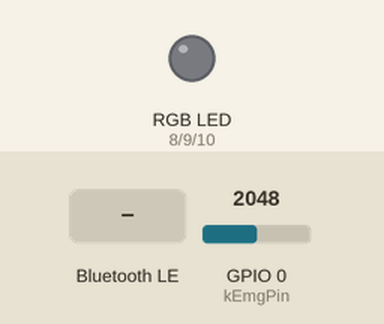
Simulated run of this sketch. Board: ESP32-C3. Shown: an RGB LED mixed from three pins (HIGH = lit). The test bench sets the inputs (shaded band); at power-on: GPIO 0 (kEmgPin) = 2048 (analog values on the 0–4095 scale). Nothing arrives over Bluetooth unless stated; a phone connects over Bluetooth LE 3 s after start.

Above: at 1.2 s.
1.3 s: Bluetooth LE write "LED_RED_ON" received
At 2.5 s:
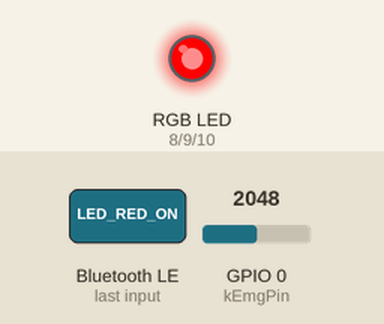
2.8 s: Bluetooth LE write "LED_GREEN_ON" received
At 3.8 s:
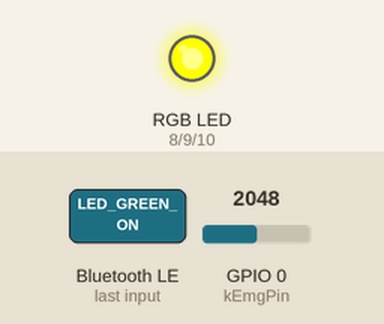
4.3 s: Bluetooth LE write "LED_RED_OFF" received
At 4.9 s:
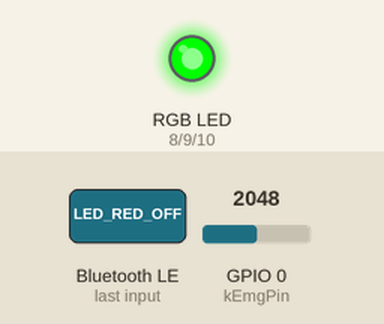
5.8 s: Bluetooth LE write "LED_BLUE_ON" received
At 6.1 s:
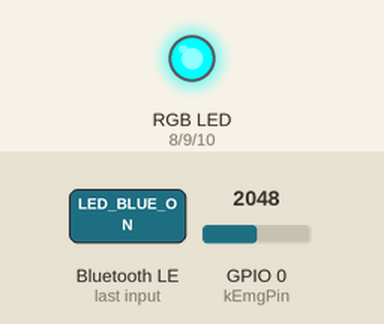
7.3 s: Bluetooth LE write "LED_GREEN_OFF" received
At 8.4 s:
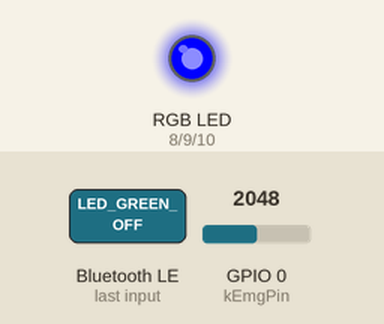
8.8 s: Bluetooth LE write "ALL_ON" received
At 9.6 s:
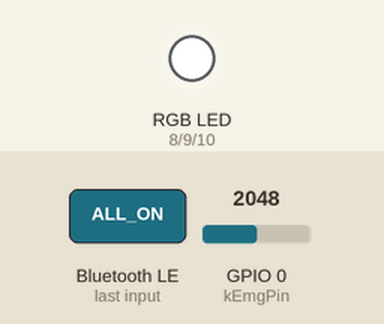
Timing chart, 0 to 11.3 s (numbered marks = the images above; inputs shaded):
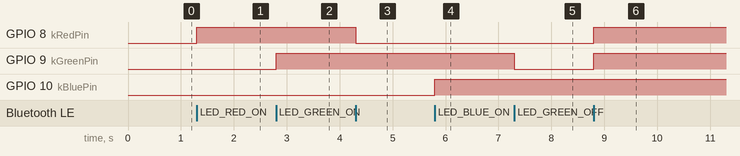

The sketch:

ESP32-C3-EMG.ino
```cpp
#include <Arduino.h>
#include <BLE2902.h>
#include <BLEDevice.h>
#include <BLEServer.h>
#include <BLEUtils.h>

#include <atomic>
#include <cstdio>
#include <string>

namespace {

constexpr char kDeviceName[] = "ESP32-C3-EMG";
constexpr char kServiceUuid[] = "4fafc201-1fb5-459e-8fcc-c5c9c331914b";
constexpr char kCharacteristicUuid[] = "beb5483e-36e1-4688-b7f5-ea07361b26a8";

constexpr uint8_t kEmgPin = 0;  // A0 / GPIO0 en ESP32-C3 SuperMini.
constexpr uint8_t kRedPin = 8;
constexpr uint8_t kGreenPin = 9;
constexpr uint8_t kBluePin = 10;
constexpr bool kRgbCommonAnode = false;

// Activar solo después de verificar que SIG siempre queda entre 0 y 3,3 V
// respecto de GND. Esta opción no protege eléctricamente el pin ADC.
constexpr bool kSigRangeVerified = true;

constexpr uint32_t kSampleIntervalMs = 100;
constexpr uint8_t kAdcSamplesPerReading = 8;

BLECharacteristic* emgCharacteristic = nullptr;
BLEAdvertising* advertising = nullptr;
volatile bool deviceConnected = false;
std::atomic<bool> readRequested{false};
bool redOn = false;
bool greenOn = false;
bool blueOn = false;
uint32_t lastSampleMs = 0;

void writeLed(uint8_t pin, bool on) {
  const uint8_t activeLevel = kRgbCommonAnode ? LOW : HIGH;
  digitalWrite(pin, on ? activeLevel : !activeLevel);
}

void applyLedState() {
  writeLed(kRedPin, redOn);
  writeLed(kGreenPin, greenOn);
  writeLed(kBluePin, blueOn);
}

void publishEmgSample() {
  if (!deviceConnected || !kSigRangeVerified || emgCharacteristic == nullptr) {
    return;
  }

  uint32_t rawTotal = 0;
  uint32_t millivoltsTotal = 0;
  for (uint8_t i = 0; i < kAdcSamplesPerReading; ++i) {
    rawTotal += static_cast<uint32_t>(analogRead(kEmgPin));
    millivoltsTotal += analogReadMilliVolts(kEmgPin);
  }

  const uint32_t adcRaw = rawTotal / kAdcSamplesPerReading;
  const uint32_t valueMv = millivoltsTotal / kAdcSamplesPerReading;
  char payload[192];
  const int length = std::snprintf(
      payload,
      sizeof(payload),
      "{\"type\":\"emg\",\"sensor\":\"emg_module\","
      "\"metric\":\"emgSignal\",\"value\":%lu,\"unit\":\"mV\","
      "\"adcRaw\":%lu,\"status\":\"valid\",\"timestamp\":%lu}",
      static_cast<unsigned long>(valueMv),
      static_cast<unsigned long>(adcRaw),
      static_cast<unsigned long>(millis()));

  if (length > 0 && static_cast<size_t>(length) < sizeof(payload)) {
    emgCharacteristic->setValue(
        reinterpret_cast<uint8_t*>(payload),
        static_cast<size_t>(length));
    emgCharacteristic->notify();
  }
}

class ServerCallbacks final : public BLEServerCallbacks {
  void onConnect(BLEServer*) override {
    deviceConnected = true;
  }

  void onDisconnect(BLEServer*) override {
    deviceConnected = false;
    if (advertising != nullptr) {
      advertising->start();
    }
  }
};

class CharacteristicCallbacks final : public BLECharacteristicCallbacks {
  void onWrite(BLECharacteristic* characteristic) override {
    String command = characteristic->getValue();
    command.trim();

    if (command == "LED_RED_ON") {
      redOn = true;
    } else if (command == "LED_RED_OFF") {
      redOn = false;
    } else if (command == "LED_GREEN_ON") {
      greenOn = true;
    } else if (command == "LED_GREEN_OFF") {
      greenOn = false;
    } else if (command == "LED_BLUE_ON") {
      blueOn = true;
    } else if (command == "LED_BLUE_OFF") {
      blueOn = false;
    } else if (command == "ALL_OFF") {
      redOn = false;
      greenOn = false;
      blueOn = false;
    } else if (command == "ALL_ON") {
      redOn = true;
      greenOn = true;
      blueOn = true;
    } else if (command == "READ_DATA") {
      readRequested.store(true);
      return;
    } else {
      return;
    }

    applyLedState();
  }
};

}  // namespace

void setup() {
  Serial.begin(115200);

  pinMode(kRedPin, OUTPUT);
  pinMode(kGreenPin, OUTPUT);
  pinMode(kBluePin, OUTPUT);
  applyLedState();

  if (kSigRangeVerified) {
    analogReadResolution(12);
    analogSetPinAttenuation(kEmgPin, ADC_11db);
  } else {
    Serial.println(
        "EMG ADC desactivado: verifica primero que SIG este entre 0 y 3,3 V.");
  }

  BLEDevice::init(kDeviceName);
  BLEDevice::setMTU(247);

  BLEServer* server = BLEDevice::createServer();
  server->setCallbacks(new ServerCallbacks());

  BLEService* service = server->createService(kServiceUuid);
  emgCharacteristic = service->createCharacteristic(
      kCharacteristicUuid,
      BLECharacteristic::PROPERTY_READ |
          BLECharacteristic::PROPERTY_WRITE |
          BLECharacteristic::PROPERTY_NOTIFY);
  emgCharacteristic->addDescriptor(new BLE2902());
  emgCharacteristic->setCallbacks(new CharacteristicCallbacks());
  service->start();

  advertising = server->getAdvertising();
  advertising->addServiceUUID(kServiceUuid);
  advertising->setScanResponse(true);
  advertising->start();
}

void loop() {
  const uint32_t now = millis();
  if (readRequested.exchange(false)) {
    publishEmgSample();
  }
  if (kSigRangeVerified && now - lastSampleMs >= kSampleIntervalMs) {
    lastSampleMs = now;
    publishEmgSample();
  }
  delay(1);
}
```

Measured:
- after the input at 1.3 s, GPIO 8 (kRedPin): LOW → HIGH at once
- after the input at 2.8 s, GPIO 9 (kGreenPin): LOW → HIGH at once
- after the input at 4.3 s, GPIO 8 (kRedPin): HIGH → LOW at once
- after the input at 5.8 s, GPIO 10 (kBluePin): LOW → HIGH at once
- after the input at 7.3 s, GPIO 9 (kGreenPin): HIGH → LOW at once
- after the input at 8.8 s, GPIO 8 (kRedPin), GPIO 9 (kGreenPin): LOW → HIGH at once
